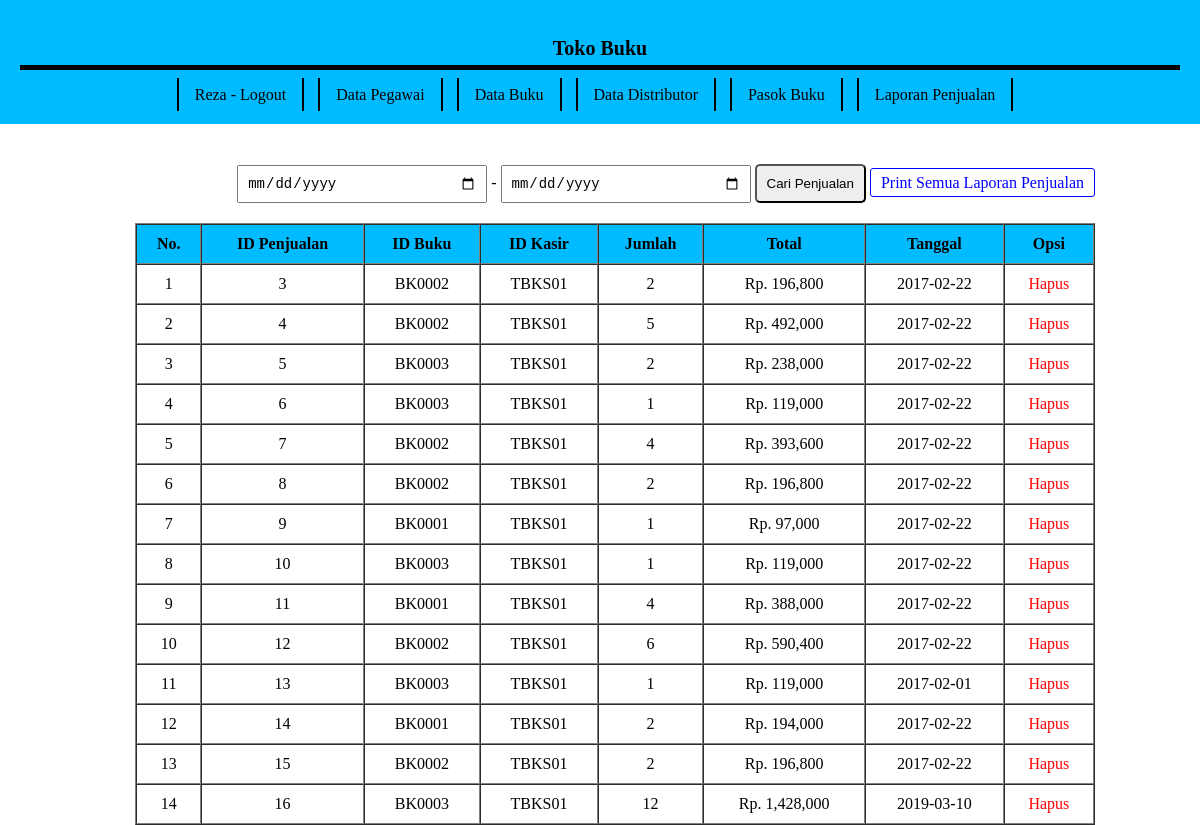
Page /manager/penjualan.php (signed in) on the committed database.
### tables this page shows
CREATE TABLE `kasir` (
  `id_kasir` varchar(6) NOT NULL,
  `nama` varchar(150) NOT NULL,
  `alamat` longtext NOT NULL,
  `telepon` varchar(20) NOT NULL,
  `status` varchar(25) NOT NULL,
  `username` varchar(50) NOT NULL,
  `password` varchar(50) NOT NULL,
  `akses` varchar(25) NOT NULL
);

CREATE TABLE `penjualan` (
  `id_penjualan` int(6) NOT NULL,
  `id_buku` varchar(6) NOT NULL,
  `id_kasir` varchar(6) NOT NULL,
  `jumlah` int(12) NOT NULL,
  `total` int(20) NOT NULL,
  `tanggal` date NOT NULL
);

### manager/penjualan.php (the view)
<?php
require 'halaman/header.php';
$query = mysqli_query($mysqli, 'SELECT*FROM penjualan');
$no = 1;
?>
<div class="container center">
    <div class="search">
        <form action="penjualan.php" method="post">
            <input type="date" name="search1" value="" placeholder="Masukan Tanggal">
            -
            <input type="date" name="search2" value="" placeholder="Masukan Tanggal">
            <input type="submit" name="cari" value="Cari Penjualan">
            <a href="lap-penjualan.php?lap" target="_blank" class="print">Print Semua Laporan Penjualan</a>
        </form>
    </div>
    <div class="table-data">
        <table border='1' cellspacing='0'>
            <tr>
                <th>No.</th>
                <th>ID Penjualan</th>
                <th>ID Buku</th>
                <th>ID Kasir</th>
                <th>Jumlah</th>
                <th>Total</th>
                <th>Tanggal</th>
                <th>Opsi</th>
            </tr>
            <?php
            if (isset($_POST['cari'])) {
                $search1 = $_POST['search1'];
                $search2 = $_POST['search2'];
                $cq = mysqli_query($mysqli, "SELECT*FROM penjualan WHERE tanggal BETWEEN '$search1' AND '$search2'");
                if (mysqli_num_rows($cq) > 0) {
                    while ($dapet = mysqli_fetch_array($cq)) {
                        ?>
                        <tr>
                            <td><?php echo $no++; ?></td>
                            <td><?php echo $dapet['id_penjualan']; ?></td>
                            <td><?php echo $dapet['id_buku']; ?></td>
                            <td><?php echo $dapet['id_kasir']; ?></td>
                            <td><?php echo $dapet['jumlah']; ?></td>
                            <td><?php echo "Rp. ".number_format($dapet['total']) ?></td>
                            <td><?php echo $dapet['tanggal'];  ?></td>
                            <td class="hapus"><a href="proses/hapus-pnj.php?hapus=<?php echo $dapet['id_penjualan'] ?>">Hapus</a></td>
                        </tr>
                        <?php
                    }
                    ?>
                    <tr>
                        <td colspan="8"><a href="lap-penjualan.php?lap&amp;tgl1=<?php echo $search1 ?>&amp;tgl2=<?php echo $search2 ?>" target="_blank" class="print">Print Laporan Penjualan</a></td>
                    </tr>
                    <?php
                }else {
                    echo "<tr><td colspan='11'><b>Penjualan tidak ditemukan</td></tr>";
                }
            }else {
                if (mysqli_num_rows($query) > 0) {
                    while ($fetch = mysqli_fetch_array($query)) {
                        ?>
                        <tr>
                            <td><?php echo $no++; ?></td>
                            <td><?php echo $fetch['id_penjualan']; ?></td>
                            <td><?php echo $fetch['id_buku']; ?></td>
                            <td><?php echo $fetch['id_kasir']; ?></td>
                            <td><?php echo $fetch['jumlah']; ?></td>
                            <td><?php echo "Rp. ".number_format($fetch['total']) ?></td>
                            <td><?php echo $fetch['tanggal'];  ?></td>
                            <td class="hapus"><a href="proses/hapus-pnj.php?hapus=<?php echo $fetch['id_penjualan'] ?>" >Hapus</a></td>
                        </tr>
                        <?php
                    }
                }else {
                    echo "<tr><td colspan='11'><b>Penjualan kosong</td></tr>";
                }
            }
            ?>
        </table>
    </div>
</div>
<?php require 'halaman/footer.php'; ?>

### manager/halaman/header.php (shortened to what this page needs)
<?php
require 'proses/koneksi.php';
$id = $_SESSION['manager'];
$query = mysqli_query($mysqli, "SELECT*FROM kasir WHERE id_kasir = '$id'");
$data = mysqli_fetch_array($query);
?>
<!DOCTYPE html>
<html>
    <head>
        <link rel="stylesheet" href="style.css">
    </head>
    <body>
        <nav>
            <h1 class="judul-nav">Toko Buku</h1>
            <a href="proses/logout.php?logout"><?php echo $data['nama']; ?> - Logout</a>
            <a href="pegawai.php">Data Pegawai</a>
            <a href="buku.php">Data Buku</a>
            <a href="distributor.php">Data Distributor</a>
            <a href="pasok.php">Pasok Buku</a>
            <a href="penjualan.php">Laporan Penjualan</a>
        </nav>

### manager/style.css (style rules this page uses)
body { margin: 0; }
.center { text-align: center; }
input[type='date'] { padding: 8px; width: 230px; font-size: 14px; }
input[type='submit'] { padding: 10px; background-color: #EEE; border-radius: 5px; }
nav { text-align: center; margin: 0; padding: 20px; background-color: #0bf; margin-bottom: 40px; }
nav a { text-decoration: none; color: black; border-left: 2px solid; border-right: 2px solid; padding: 0.5rem 1rem; margin-right: 10px; transition: .2s ease; }
.judul-nav { font-size: 20px; text-align: center; padding-bottom: 5px; border-bottom: 5px solid black; }
.container { width: 80%; margin: 0 135px; }
.container table { width: 100%; }
.search { float: right; margin-bottom: 20px; }
.table-data table td, th { padding: 10px; }
.table-data th { background-color: #0bf; }
.table-data td.hapus a { text-decoration: none; color: red; }
.print { text-decoration: none; color: blue; padding: 5px 10px; border: 1px solid blue; border-radius: 3px; }

### rows in the picture
kasir: nama "Reza"
penjualan: id_penjualan "3", id_buku "BK0002", id_kasir "TBKS01", jumlah "2", total "196,800", tanggal "2017-02-22"
penjualan: id_penjualan "4", id_buku "BK0002", id_kasir "TBKS01", jumlah "5", total "492,000", tanggal "2017-02-22"
penjualan: id_penjualan "5", id_buku "BK0003", id_kasir "TBKS01", jumlah "2", total "238,000", tanggal "2017-02-22"
penjualan: id_penjualan "6", id_buku "BK0003", id_kasir "TBKS01", jumlah "1", total "119,000", tanggal "2017-02-22"
penjualan: id_penjualan "7", id_buku "BK0002", id_kasir "TBKS01", jumlah "4", total "393,600", tanggal "2017-02-22"
penjualan: id_penjualan "8", id_buku "BK0002", id_kasir "TBKS01", jumlah "2", total "196,800", tanggal "2017-02-22"
penjualan: id_penjualan "9", id_buku "BK0001", id_kasir "TBKS01", jumlah "1", total "97,000", tanggal "2017-02-22"
penjualan: id_penjualan "10", id_buku "BK0003", id_kasir "TBKS01", jumlah "1", total "119,000", tanggal "2017-02-22"
penjualan: id_penjualan "11", id_buku "BK0001", id_kasir "TBKS01", jumlah "4", total "388,000", tanggal "2017-02-22"
penjualan: id_penjualan "12", id_buku "BK0002", id_kasir "TBKS01", jumlah "6", total "590,400", tanggal "2017-02-22"
penjualan: id_penjualan "13", id_buku "BK0003", id_kasir "TBKS01", jumlah "1", total "119,000", tanggal "2017-02-01"
penjualan: id_penjualan "14", id_buku "BK0001", id_kasir "TBKS01", jumlah "2", total "194,000", tanggal "2017-02-22"
penjualan: id_penjualan "15", id_buku "BK0002", id_kasir "TBKS01", jumlah "2", total "196,800", tanggal "2017-02-22"
penjualan: id_penjualan "16", id_buku "BK0003", id_kasir "TBKS01", jumlah "12", total "1,428,000", tanggal "2019-03-10"
